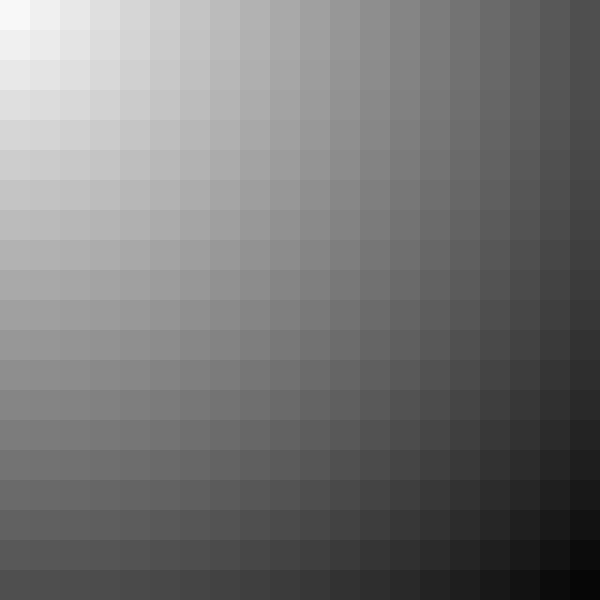
Frame 1 (no input)
Frame 60 (the mouse pressed at the canvas centre just before this capture): identical to frame 1, image omitted
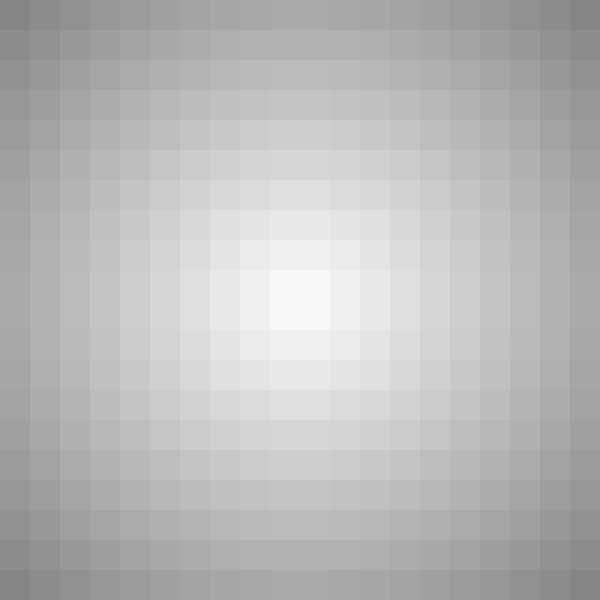
Frame 120 (the mouse held since frame 60 and released just before this capture)

The Processing sketch that drew these frames (run headless with seeded random() and noise(); from frame 60 on, the mouse is pressed at the canvas centre):

// Processing sketch: array_2d
// ── array_2d.pde
int columnas = 20;
int filas = 20;

int anchoCelda;
int altoCelda;

float[][] distancias;

void setup() {
  size(600, 600);

  anchoCelda = width / columnas;
  altoCelda = height / filas;

  distancias = new float[columnas][filas];

  noStroke();
}

void draw() {
  background(0);

  calcularDistancias();
  dibujarGrilla();
}

void calcularDistancias() {

  for (int x = 0; x < columnas; x++) {
    for (int y = 0; y < filas; y++) {

      float centroX = x * anchoCelda + anchoCelda / 2;
      float centroY = y * altoCelda + altoCelda / 2;

      float d = dist(mouseX, mouseY, centroX, centroY);

      distancias[x][y] = d;
    }
  }
}

void dibujarGrilla() {

  float distanciaMaxima = dist(0, 0, width, height);

  for (int x = 0; x < columnas; x++) {
    for (int y = 0; y < filas; y++) {

      float d = distancias[x][y];

      float gris = map(d, 0, distanciaMaxima, 255, 0);

      fill(gris);

      rect(
        x * anchoCelda,
        y * altoCelda,
        anchoCelda,
        altoCelda
      );
    }
  }
}
